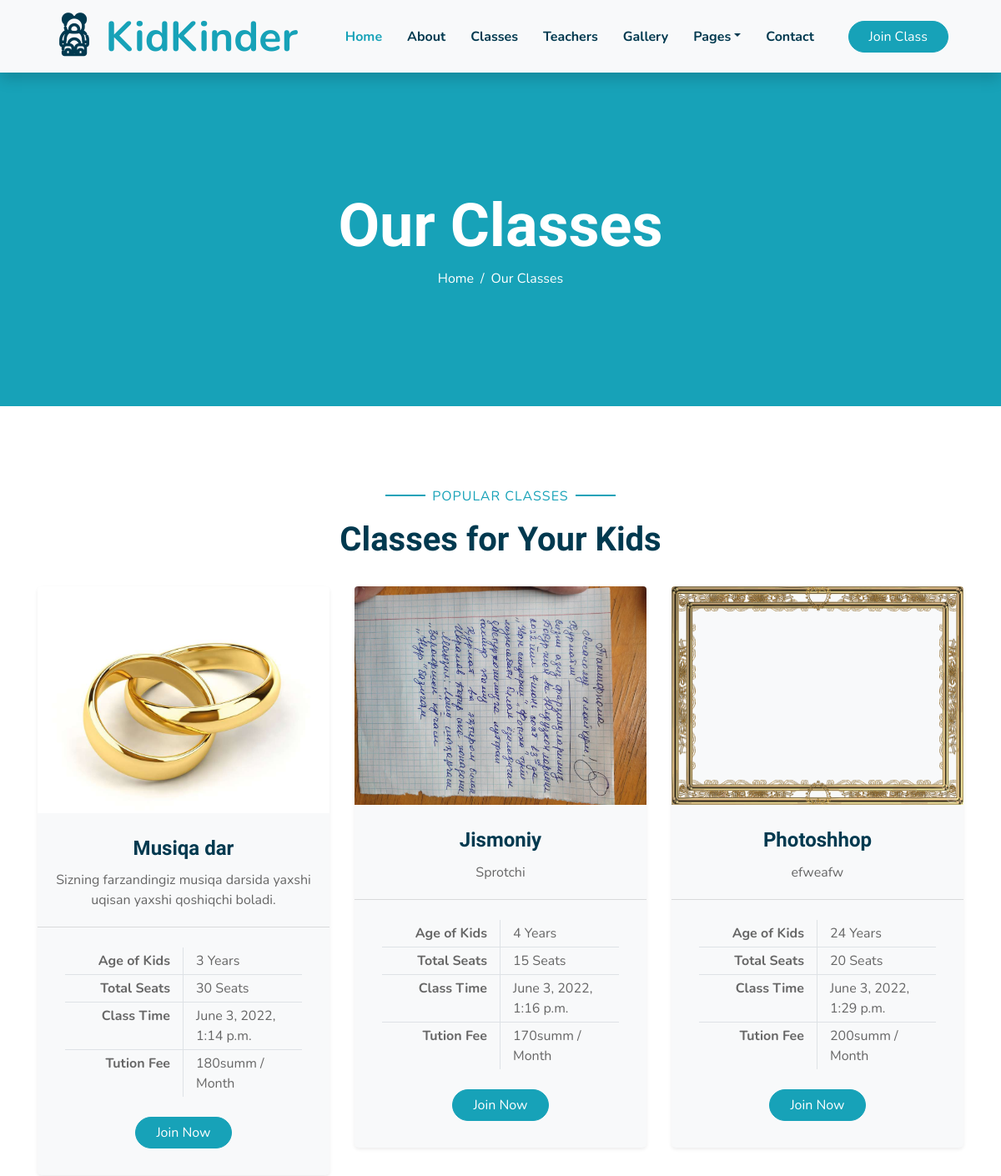
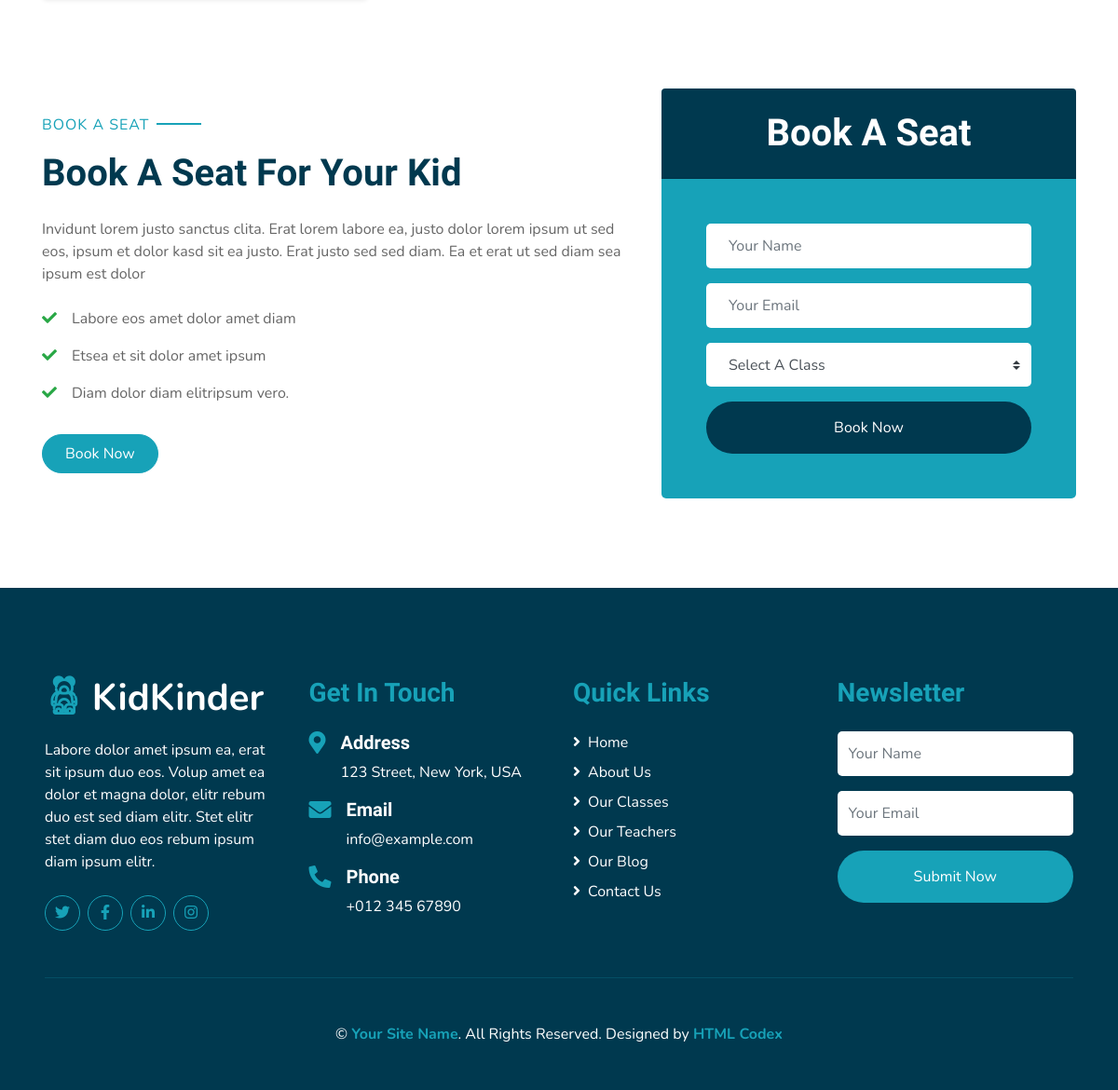
Screenshot of /klas/ with the database file from the repository (2 pictures, top to bottom).
### bogcha_ilova/models.py (models this page shows, shortened)
class Lesson(models.Model):
    img = models.ImageField(upload_to='Darslarning_rasmi')
    dars_nomi = models.CharField(max_length=10)
    malumoti = models.TextField()
    bolalarning_yoshi = models.IntegerField(default=1)
    joy_soni = models.IntegerField(default=5)
    dars_vaqti = models.DateTimeField()
    dars_narxi = models.IntegerField(default=0)

### bogcha_ilova/views.py (the view)
# urls.py: path('klas/', klas, name='class'),
def klas(request):
    darslar = Lesson.objects.all()
    return render(request, 'class.html', {"Html_Dars": darslar})

### templates/class.html (shortened to what this page needs)
{% load static %}
<!DOCTYPE html>
<html lang="en">
<head>
    <link href="https://cdnjs.cloudflare.com/ajax/libs/font-awesome/5.10.0/css/all.min.css" rel="stylesheet">
    <link href="{% static 'lib/flaticon/font/flaticon.css' %}" rel="stylesheet">
    <link href="{% static 'lib/owlcarousel/assets/owl.carousel.min.css' %}" rel="stylesheet">
    <link href="{% static 'lib/lightbox/css/lightbox.min.css' %}" rel="stylesheet">
    <link href="{% static 'css/style.css' %}" rel="stylesheet">
</head>
<body>
   <div class="container-fluid bg-light position-relative shadow">
    <nav class="navbar navbar-expand-lg bg-light navbar-light py-3 py-lg-0 px-0 px-lg-5">
        <a href="" class="navbar-brand font-weight-bold text-secondary" style="font-size: 50px;">
            <i class="flaticon-043-teddy-bear"></i>
            <span class="text-primary">KidKinder</span>
        </a>
        <div class="collapse navbar-collapse justify-content-between" id="navbarCollapse">
            <div class="navbar-nav font-weight-bold mx-auto py-0">
                <a href="{% url 'home' %}" class="nav-item nav-link active">Home</a>
                <a href="{% url 'about' %}" class="nav-item nav-link">About</a>
                <a href="{% url 'class' %}" class="nav-item nav-link">Classes</a>
                <a href="{% url 'team' %}" class="nav-item nav-link">Teachers</a>
                <a href="{% url 'gallery' %}" class="nav-item nav-link">Gallery</a>
                <div class="nav-item dropdown">
                    <a href="#" class="nav-link dropdown-toggle" data-toggle="dropdown">Pages</a>
                </div>
                <a href="{% url 'contakt' %}" class="nav-item nav-link">Contact</a>
            </div>
            <a href="" class="btn btn-primary px-4">Join Class</a>
        </div>
    </nav>
</div>
    <div class="container-fluid bg-primary mb-5">
        <div class="d-flex flex-column align-items-center justify-content-center" style="min-height: 400px">
            <h3 class="display-3 font-weight-bold text-white">Our Classes</h3>
            <div class="d-inline-flex text-white">
                <p class="m-0"><a class="text-white" href="">Home</a></p>
                <p class="m-0 px-2">/</p>
                <p class="m-0">Our Classes</p>
            </div>
        </div>
    </div>
   <div class="container-fluid pt-5">
    <div class="container">
        <div class="text-center pb-2">
            <p class="section-title px-5"><span class="px-2">Popular Classes</span></p>
            <h1 class="mb-4">Classes for Your Kids</h1>
        </div>
        <div class="row">
            {% for i in Html_Dars %}
            <div class="col-lg-4 mb-5">
                <div class="card border-0 bg-light shadow-sm pb-2">
                    <img class="card-img-top mb-2" src="{{ i.img.url }}" alt="">
                    <div class="card-body text-center">
                        <h4 class="card-title">{{ i.dars_nomi }}</h4>
                        <p class="card-text">{{ i.malumoti }}</p>
                    </div>
                    <div class="card-footer bg-transparent py-4 px-5">
                        <div class="row border-bottom">
                            <div class="col-6 py-1 text-right border-right"><strong>Age of Kids</strong></div>
                            <div class="col-6 py-1">{{ i.bolalarning_yoshi }} Years</div>
                        </div>
                        <div class="row border-bottom">
                            <div class="col-6 py-1 text-right border-right"><strong>Total Seats</strong></div>
                            <div class="col-6 py-1">{{ i.joy_soni }} Seats</div>
                        </div>
                        <div class="row border-bottom">
                            <div class="col-6 py-1 text-right border-right"><strong>Class Time</strong></div>
                            <div class="col-6 py-1">{{ i.dars_vaqti }}</div>
                        </div>
                        <div class="row">
                            <div class="col-6 py-1 text-right border-right"><strong>Tution Fee</strong></div>
                            <div class="col-6 py-1">{{ i.dars_narxi }}summ / Month</div>
                        </div>
                    </div>
                    <a href="" class="btn btn-primary px-4 mx-auto mb-4">Join Now</a>
                </div>
            </div>
            {% endfor %}
        </div>
    </div>
</div>
    <div class="container-fluid py-5">
        <div class="container">
            <div class="row align-items-center">
                <div class="col-lg-7 mb-5 mb-lg-0">
                    <p class="section-title pr-5"><span class="pr-2">Book A Seat</span></p>
                    <h1 class="mb-4">Book A Seat For Your Kid</h1>
                    <p>Invidunt lorem justo sanctus clita. Erat lorem labore ea, justo dolor lorem ipsum ut sed eos,
                        ipsum et dolor kasd sit ea justo. Erat justo sed sed diam. Ea et erat ut sed diam sea ipsum est
                        dolor</p>
                    <ul class="list-inline m-0">
                        <li class="py-2"><i class="fa fa-check text-success mr-3"></i>Labore eos amet dolor amet diam</li>
                        <li class="py-2"><i class="fa fa-check text-success mr-3"></i>Etsea et sit dolor amet ipsum</li>
                        <li class="py-2"><i class="fa fa-check text-success mr-3"></i>Diam dolor diam elitripsum vero.</li>
                    </ul>
                    <a href="" class="btn btn-primary mt-4 py-2 px-4">Book Now</a>
                </div>
                <div class="col-lg-5">
                    <div class="card border-0">
                        <div class="card-header bg-secondary text-center p-4">
                            <h1 class="text-white m-0">Book A Seat</h1>
                        </div>
                        <div class="card-body rounded-bottom bg-primary p-5">
                            <form>
                                <div class="form-group">
                                    <input type="text" class="form-control border-0 p-4" placeholder="Your Name" required="required" />
                                </div>
                                <div class="form-group">
                                    <input type="email" class="form-control border-0 p-4" placeholder="Your Email" required="required" />
                                </div>
                                <div class="form-group">
                                    <select class="custom-select border-0 px-4" style="height: 47px;">
                                        <option selected>Select A Class</option>
                                    </select>
                                </div>
                                <div>
                                    <button class="btn btn-secondary btn-block border-0 py-3" type="submit">Book Now</button>
                                </div>
                            </form>
                        </div>
                    </div>
                </div>
            </div>
        </div>
    </div>
    <div class="container-fluid bg-secondary text-white mt-5 py-5 px-sm-3 px-md-5">
        <div class="row pt-5">
            <div class="col-lg-3 col-md-6 mb-5">
                <a href="" class="navbar-brand font-weight-bold text-primary m-0 mb-4 p-0" style="font-size: 40px; line-height: 40px;">
                    <i class="flaticon-043-teddy-bear"></i>
                    <span class="text-white">KidKinder</span>
                </a>
                <p>Labore dolor amet ipsum ea, erat sit ipsum duo eos. Volup amet ea dolor et magna dolor, elitr rebum duo est sed diam elitr. Stet elitr stet diam duo eos rebum ipsum diam ipsum elitr.</p>
                <div class="d-flex justify-content-start mt-4">
                    <a class="btn btn-outline-primary rounded-circle text-center mr-2 px-0"
                        style="width: 38px; height: 38px;" href="#"><i class="fab fa-twitter"></i></a>
                    <a class="btn btn-outline-primary rounded-circle text-center mr-2 px-0"
                        style="width: 38px; height: 38px;" href="#"><i class="fab fa-facebook-f"></i></a>
                    <a class="btn btn-outline-primary rounded-circle text-center mr-2 px-0"
                        style="width: 38px; height: 38px;" href="#"><i class="fab fa-linkedin-in"></i></a>
                    <a class="btn btn-outline-primary rounded-circle text-center mr-2 px-0"
                        style="width: 38px; height: 38px;" href="#"><i class="fab fa-instagram"></i></a>
                </div>
            </div>
            <div class="col-lg-3 col-md-6 mb-5">
                <h3 class="text-primary mb-4">Get In Touch</h3>
                <div class="d-flex">
                    <h4 class="fa fa-map-marker-alt text-primary"></h4>
                    <div class="pl-3">
                        <h5 class="text-white">Address</h5>
                        <p>123 Street, New York, USA</p>
                    </div>
                </div>
                <div class="d-flex">
                    <h4 class="fa fa-envelope text-primary"></h4>
                    <div class="pl-3">
                        <h5 class="text-white">Email</h5>
                        <p>info@example.com</p>
                    </div>
                </div>
                <div class="d-flex">
                    <h4 class="fa fa-phone-alt text-primary"></h4>
                    <div class="pl-3">
                        <h5 class="text-white">Phone</h5>
                        <p>+012 345 67890</p>
                    </div>
                </div>
            </div>
            <div class="col-lg-3 col-md-6 mb-5">
                <h3 class="text-primary mb-4">Quick Links</h3>
                <div class="d-flex flex-column justify-content-start">
                    <a class="text-white mb-2" href="#"><i class="fa fa-angle-right mr-2"></i>Home</a>
                    <a class="text-white mb-2" href="#"><i class="fa fa-angle-right mr-2"></i>About Us</a>
                    <a class="text-white mb-2" href="#"><i class="fa fa-angle-right mr-2"></i>Our Classes</a>
                    <a class="text-white mb-2" href="#"><i class="fa fa-angle-right mr-2"></i>Our Teachers</a>
                    <a class="text-white mb-2" href="#"><i class="fa fa-angle-right mr-2"></i>Our Blog</a>
                    <a class="text-white" href="#"><i class="fa fa-angle-right mr-2"></i>Contact Us</a>
                </div>
            </div>
            <div class="col-lg-3 col-md-6 mb-5">
                <h3 class="text-primary mb-4">Newsletter</h3>
                <form action="">
                    <div class="form-group">
                        <input type="text" class="form-control border-0 py-4" placeholder="Your Name" required="required" />
                    </div>
                    <div class="form-group">
                        <input type="email" class="form-control border-0 py-4" placeholder="Your Email"
                            required="required" />
                    </div>
                    <div>
                        <button class="btn btn-primary btn-block border-0 py-3" type="submit">Submit Now</button>
                    </div>
                </form>
            </div>
        </div>
        <div class="container-fluid pt-5" style="border-top: 1px solid rgba(23, 162, 184, .2);;">
            <p class="m-0 text-center text-white">
                &copy; <a class="text-primary font-weight-bold" href="#">Your Site Name</a>. All Rights Reserved. Designed
                by
                <a class="text-primary font-weight-bold" href="https://htmlcodex.com">HTML Codex</a>
            </p>
        </div>
    </div>
</body>
</html>

### rows the page displays
Lesson: img (picture), dars_nomi "Musiqa dar", malumoti "Sizning farzandingiz musiqa darsida yaxshi uqisan yaxshi qoshiqchi boladi.", bolalarning_yoshi "3", joy_soni "30", dars_vaqti "June 3, 2022, 1:14 p.m.", dars_narxi "180"
Lesson: img (picture), dars_nomi "Jismoniy", malumoti "Sprotchi", bolalarning_yoshi "4", joy_soni "15", dars_vaqti "June 3, 2022, 1:16 p.m.", dars_narxi "170"
Lesson: img (picture), dars_nomi "Photoshhop", malumoti "efweafw", bolalarning_yoshi "24", joy_soni "20", dars_vaqti "June 3, 2022, 1:29 p.m.", dars_narxi "200"
